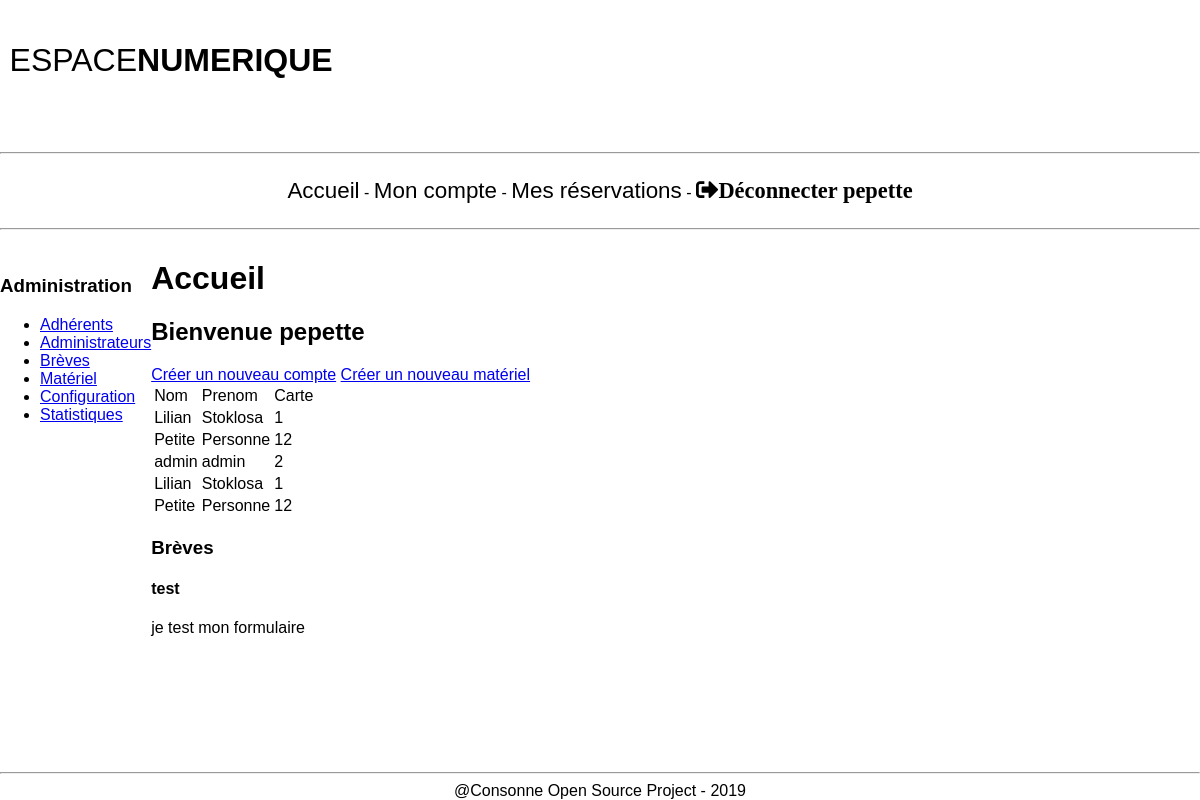
The page /accueil.php (signed in) on the database its author committed.
### tables this page shows
CREATE TABLE `fait` (
  `id_resa` int(11) NOT NULL,
  `id_user` int(11) NOT NULL
);

CREATE TABLE `users` (
  `id_user` int(11) NOT NULL,
  `nom` varchar(50) NOT NULL,
  `prenom` varchar(50) NOT NULL,
  `date_naissance` date NOT NULL COMMENT 'format AAAA-JJ-MM',
  `date_inscription` date NOT NULL COMMENT 'format AAAA-JJ-MM',
  `pseudo` varchar(50) NOT NULL,
  `carte` varchar(50) NOT NULL,
  `pass` varchar(250) NOT NULL,
  `pegi` varchar(50) NOT NULL,
  `statut` varchar(50) NOT NULL,
  `fin_inscription` date NOT NULL COMMENT 'formule date inscription + 365'
);

CREATE TABLE `breves` (
  `id_breves` int(11) NOT NULL,
  `titre_breves` varchar(50) NOT NULL,
  `contenu_breves` longtext NOT NULL
);

### php/requetes/requete_user.php (called while the page is built)
<?php
  require "php/connex_bdd.php";
  $reponse = $bdd->prepare("SELECT * FROM users, fait, reservation LIMIT 5");
  $reponse->execute();
?>

### php/requetes/breve_accueil.php (called while the page is built)
<?php
  require "php/connex_bdd.php";
  $reponse = $bdd->prepare("SELECT * FROM breves ORDER BY id_breves DESC LIMIT 1");
  $reponse->execute();
?>

### accueil.php (the view, shortened to what this page needs)
<?php
if (isset($_SESSION['id']) AND isset($_SESSION['pseudo'])){
?>
<!DOCTYPE html>
<html lang="fr">
  <head>
    <link rel="stylesheet" href="css/fontawesome-5.9.0/css/all.min.css">
    <link rel="stylesheet" href="css/main.css">
  </head>
  <body>
    <?php include "header.php"; ?>
    <div class="corps">
      <?php include "navadmin.php" ?>
      <div class="accueil">
      <div>
        <h1>Accueil</h1>
        <h2>Bienvenue <?php echo $_SESSION['pseudo']; ?></h2>
      </div>
      <div>
        <a href="creation_compte.php">Créer un nouveau compte</a>
        <a href="crea_materiel.php">Créer un nouveau matériel</a>
      </div>
      <div class="prochains_departs">
        <table>
          <tr>
            <td>Nom</td>
            <td>Prenom</td>
            <td>Carte</td>
          </tr>
          <?php include 'php/requetes/requete_user.php';
            while ($donnees = $reponse->fetch()){ ?>
          <tr>
            <td><?php echo $donnees["nom"]; ?></td>
            <td><?php echo $donnees["prenom"]; ?></td>
            <td><?php echo $donnees["carte"]; ?></td>
          </tr>
        <?php } ?>
        </table>
      </div>
      <section>
        <h3>Brèves</h3>
        <div class="breve">
          <?php include 'php/requetes/breve_accueil.php';
            while ($donnees = $reponse->fetch()){ ?>
          <h4><?php echo $donnees['titre_breves']; ?></h4>
          <p><?php echo $donnees['contenu_breves']; ?></p>
        <?php } ?>
        </div>
      </section>
      </div>
    </div>
    <?php include "footer.php"; ?>
  </body>
</html>
<?php } else {
  header("Location: index.php");
 } ?>

### header.php
<header>
  <p>ESPACE<strong>NUMERIQUE</strong><p>
  <hr>
  <div class="navbar">
    <p class="nav">
      <a href="accueil.php">Accueil</a> -
      <a href="mon_compte.php">Mon compte</a> -
      <a href="reservations.php">Mes réservations</a> -
      <a href="php/deco.php">
        <i class="fas fa-sign-out-alt">Déconnecter <?php echo $_SESSION['pseudo'];?></i>
      </a>
  </div>
  <hr>
</header>

### navadmin.php (shortened to what this page needs)
<div class="navadmin">
  <nav>
    <h3>Administration</h3>
    <ul>
      <li><a href="liste_adherents.php">Adhérents</a></li>
      <li><a href="liste_admin.php">Administrateurs</a></li>
      <li><a href="breves.php">Brèves</a></li>
      <li><a href="materiel.php">Matériel</a></li>
      <li><a href="#">Configuration</a></li>
      <li><a href="#">Statistiques</a></li>
  </nav>
</div>

### footer.php
<footer>
  <hr>
  <center>@Consonne Open Source Project - 2019<center>
  </footer>

### css/main.css (style rules this page uses)
html { margin: 0; padding: 0; box-sizing: border-box; font-family: 'Arial', sans-serif; }
body { margin: 0px; display: flex; flex-direction: column; }
html, body { height: 100%; padding: 0; margin: 0; }
footer { margin-top: auto; }
header > p { font-size: 2em; padding-top: 0.3em; padding-left: 0.3em; }
.navbar { display: flex; flex-flow: row wrap; justify-content: center; }
.nav > a { color: black; text-decoration: none; font-size: 1.4em; }
.corps { display: flex; flex-flow: row wrap; }
nav { max-width: 20%; }
.accueil { display: flex; flex: 1; max-width: 70%; flex-flow: column; }

### rows shown on the page
fait: users.nom "Lilian", users.prenom "Stoklosa", users.carte "1", id_user.nom "Petite", id_user.prenom "Personne", id_user.carte "12", users.nom "admin", users.prenom "admin", users.carte "2"
fait: users.nom "Lilian", users.prenom "Stoklosa", users.carte "1", id_user.nom "Petite", id_user.prenom "Personne", id_user.carte "12"
breves: titre_breves "test", contenu_breves "je test mon formulaire"

### other values the page prints
$_SESSION['pseudo'] "pepette"
